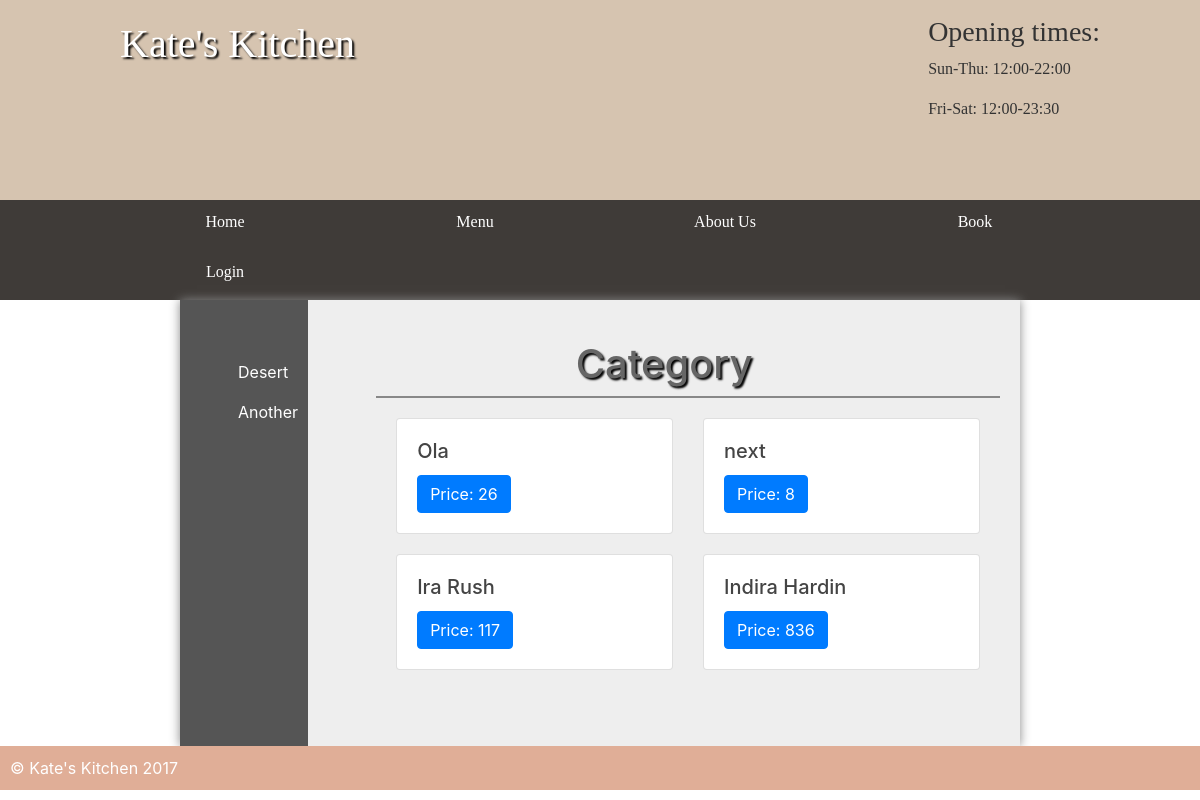
Page /category/1/ on the committed database.
### User/models.py (models this page shows, shortened)
class Category(models.Model):
    category=models.CharField(max_length=50)

class Menu(models.Model):
    name=models.CharField(max_length=50)
    desciption=models.CharField(max_length=100)
    price=models.IntegerField()
    category=models.ForeignKey(Category,on_delete=models.CASCADE)

### User/views.py (the view)
# urls.py: path("category/<int:idOfMenu>/",views.categories,name="categories"),
def categories(request,idOfMenu):
        menus=Menu.objects.filter(category=idOfMenu)
        variables=    {
            'categories':Category.objects.all(),
            'menus':menus
        };
        return render(request,"category.html",variables)

### template/category.html (shortened to what this page needs)
{% extends 'base.html' %}
{% block main %}
<main class="sidebar">
	<section class="left">
		<ul>
					{% for singleCategory in categories %}
					<li><a href="/category/{{singleCategory.id}}">{{singleCategory.category}}</a></li>
				{% endfor %}
	</ul>
	</section>
	<section class="right">
	<h1>Category</h1>
	<ul class="listing">
		<li>
		<div class="row">
	{% for menu in menus %}
  <div class="col-sm-6" style="margin-bottom:20px">
    <div class="card">
      <div class="card-body">
        <h5 class="card-title">{{menu.name}}</h5>
        <a href="/dish/{{menu.id}}" class="btn btn-primary">Price: {{menu.price}} </a>
      </div>
    </div>
  </div>
	{% endfor %}
</div>
		</li>
</ul>
</section>
	</main>
    {% endblock main %}

### static/styles.css (style rules this page uses)
* { margin: 0; padding: 0; }
html { font-family: 'Oxygen-Regular', verdana, sans-serif; }
body { background-color: #A7AAA3; }
main ul { margin-left: 3em; }
main a { color: #333; }
h1 { font-size: 4em; color: white; text-align: center; padding-top: 20px; text-shadow: 2px 2px 2px #000; }
main { min-height: 50vh; background-color: #eee; width: 70vw; display: block; margin: auto; box-shadow: 0px 0px 10px #888; color: #444; }
p, li, h2 { margin-bottom: 1em; }
.left ul { list-style-type: none }
section a { color: #444; }
.stock, .sidebar { display: table; }
.stock>ul, .sidebar .left { width: 10vw; list-style-type: none; display: table-cell; padding: 10px; background-color: #555; margin: 0; }
.stock .products, .sidebar .right { display: table-cell; padding: 20px; }
.stock>ul a, .sidebar .left a { color: white; text-decoration: none; }
.listing li { border-top: 2px solid #888; padding: 20px; overflow: auto; }
.right { padding: 20px; }
main h1 { color: #666; }

### rows in the picture
Category: category "Desert"
Category: category "Another"
Menu: name "Ola", price "26"
Menu: name "next", price "8"
Menu: name "Ira Rush", price "117"
Menu: name "Indira Hardin", price "836"
